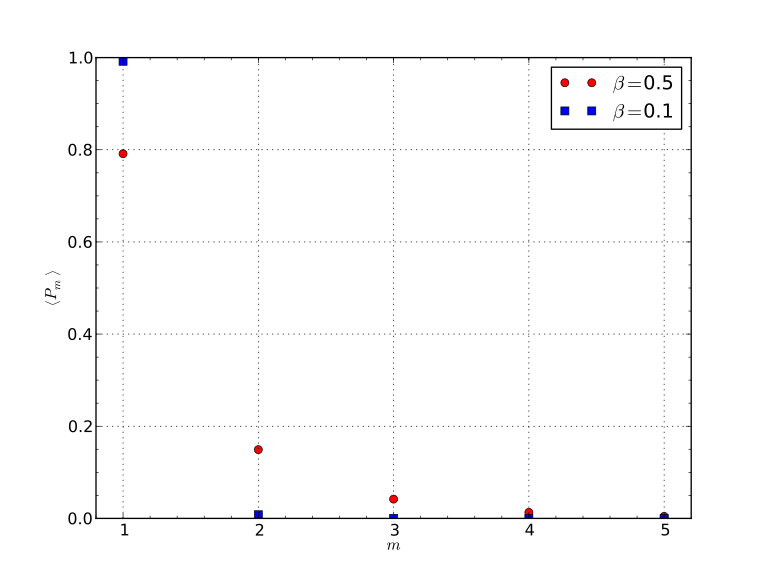

Reproduce this figure in Python.
import numpy as np
import matplotlib.pyplot as plt
from scipy import integrate
from scipy.special import jv
plt.style.use('bmh')

m = np.arange(1,6)
betas = [0.5,0.1]
colores = ['ro','bs']
plt.figure()
for b,c in zip(betas,colores):
# se define el resultado de la integral, para cada m como una función
    def f(m):
            f = lambda theta: (b**2)*m**2*(np.tan(theta)**2)*jv(m,b*m*np.cos(theta))**2*np.sin(theta)
            return integrate.quad(f, 0, np.pi)[0] # calcula la integral, usando el método de cuadraturas
    # calcula la integral para toda la lista de valores de m
    f_vec = np.vectorize(f) # versión vectorizada
    y = f_vec(m)
    ynorm = y/np.sum(y) # normaliza la integral, dividiendo por la suma sobre todos los m's
    #grafica 
    plt.plot(m,ynorm,c,label='$\\beta= $'+str(b), markersize=4) 
plt.legend()
plt.xlim(0.8,5.2)
plt.ylim(0,1.2)
#plt.yscale('log')
plt.grid(True)
plt.minorticks_on()
plt.xlabel('$m$', fontsize=15)
plt.ylabel('$\\left\\langle {P_m}\\right\\rangle /\\left\\langle {P}\,\\right\\rangle $',  fontsize=15)
plt.savefig("fig-mas-potencia-total-comparacion.pdf")
